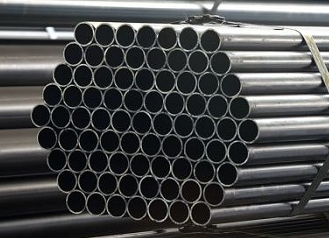
#> input picture input/1.png, 329 x 238 px, found by its file name
$ python generate_dataset.py
#> lines starting #> are read from the running program, lines starting #| are printed output that depends on the picture; after the words box and inside, x2 and y2 are one past the last pixel; in counts of white or black regions, pixels touching at a corner belong together
#> pass 2 of the loop in main, `for d in ["dataset/images/train", "dataset/images/val", "dataset/label..`:
"""
Generate dataset: auto-label all images with CV pipeline and split train/val.
"""

import cv2
import numpy as np
from pathlib import Path
import shutil


def generate_labels(img_path, erosion_iters=3, min_area=30, max_area=5000):
#> called with erosion_iters = 3, min_area = 30, max_area = 5000
    img = cv2.imread(str(img_path))
#> img is the input picture: shape (238, 329, 3); mean B, G, R 74.2, 73.9, 72.8
    gray = cv2.cvtColor(img, cv2.COLOR_BGR2GRAY)
    h, w = gray.shape
#> h = 238; w = 329

    _, binary = cv2.threshold(gray, 0, 255, cv2.THRESH_BINARY_INV + cv2.THRESH_OTSU)
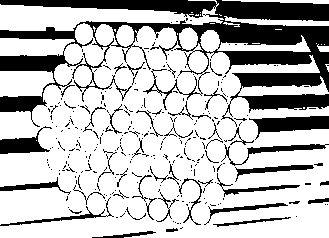
#> binary: shape (238, 329); 73.5% white; 285 black regions (240 under 20 px), largest, box (x1, y1, x2, y2) and area: (0, 0, 329, 127) 14224, (249, 116, 329, 140) 989, (0, 126, 52, 154) 632
    kernel = np.ones((3, 3), np.uint8)
    eroded = cv2.erode(binary, kernel, iterations=erosion_iters)
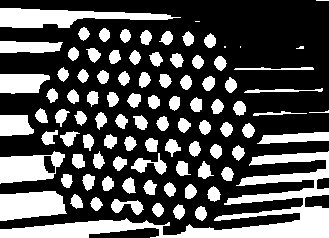
#> eroded: shape (238, 329); 32.3% white; 93 white regions (5 under 20 px), largest, box (x1, y1, x2, y2) and area: (0, 151, 329, 238) 6851, (0, 8, 181, 28) 1972, (0, 191, 67, 221) 1581

    num_labels, labels, stats, centroids = cv2.connectedComponentsWithStats(eroded, connectivity=8)
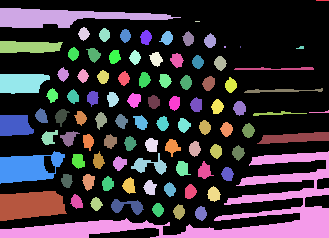
#> labels: shape (238, 329) int32; 94 distinct labels, from 0 to 93; one colour per label, 0 black
#> num_labels = 94; stats = 94 rows, first 6: [0, 0, 329, 238, 52978], [316, 0, 13, 1, 13], [0, 8, 181, 20, 1972], [195, 21, 5, 1, 5], [78, 27, 12, 14, 108], [99, 28, 11, 14, 113]; centroids = 94 pairs, first value 14.49 to 322, second value 0 to 213

    boxes = []
    for i in range(1, num_labels):
        area = stats[i, cv2.CC_STAT_AREA]
        if area < min_area or area > max_area:
            continue
        x = stats[i, cv2.CC_STAT_LEFT]
        y = stats[i, cv2.CC_STAT_TOP]
        bw = stats[i, cv2.CC_STAT_WIDTH]
        bh = stats[i, cv2.CC_STAT_HEIGHT]

        x_center = (x + bw / 2) / w
        y_center = (y + bh / 2) / h
        nw = bw / w
        nh = bh / h
        boxes.append((x_center, y_center, nw, nh))
#> this loop made 93 passes
#> (area, x, y, bw, bh, x_center, y_center, nw) on passes 2, 4, 5, 6, 7, 8, 9, 10, 11, 12, 16, 17: (1972, 0, 8, 181, 20, 0.275, 0.0756, 0.55), (108, 78, 27, 12, 14, 0.255, 0.143, 0.0365), (113, 99, 28, 11, 14, 0.318, 0.147, 0.0334), (111, 120, 29, 11, 14, 0.381, 0.151, 0.0334), (129, 140, 30, 12, 15, 0.444, 0.158, 0.0365), (125, 159, 31, 14, 14, 0.505, 0.16, 0.0426), (120, 182, 31, 12, 15, 0.571, 0.162, 0.0365), (127, 204, 33, 12, 15, 0.638, 0.17, 0.0365), (643, 0, 41, 63, 12, 0.0957, 0.197, 0.191), (110, 68, 47, 11, 14, 0.223, 0.227, 0.0334), (134, 86, 48, 15, 15, 0.284, 0.233, 0.0456), (126, 109, 50, 12, 14, 0.35, 0.239, 0.0365)
#> area on pass 49: 25
#> after the loop, boxes = 86 items, first 6: (0.275, 0.0756, 0.55, 0.084), (0.255, 0.143, 0.0365, 0.0588), (0.318, 0.147, 0.0334, 0.0588), (0.381, 0.151, 0.0334, 0.0588), (0.444, 0.158, 0.0365, 0.063), (0.505, 0.16, 0.0426, 0.0588)

    return boxes, len(boxes)


def main():
    for d in ["dataset/images/train", "dataset/images/val", "dataset/labels/train", "dataset/labels/val"]:
        p = Path(d)
        if p.exists():
            for f in p.glob("*"):
                f.unlink()

    images = {
        "train": ["input/1.png", "input/2.png", "input/3.png"],
        "val": ["input/4.png"],
    }

    for split, img_list in images.items():
        img_dir = Path(f"dataset/images/{split}")
        lbl_dir = Path(f"dataset/labels/{split}")
        img_dir.mkdir(parents=True, exist_ok=True)
        lbl_dir.mkdir(parents=True, exist_ok=True)

        for src_path in img_list:
            src = Path(src_path)
            name = src.stem

            shutil.copy(str(src), str(img_dir / src.name))
            boxes, count = generate_labels(src, erosion_iters=3, min_area=30, max_area=5000)
#> count = 86
            print(f"{src.name}: {count} pipes")
#| 1.png: 86 pipes

            lbl_path = lbl_dir / f"{name}.txt"
            with open(lbl_path, "w") as f:
                for xc, yc, nw, nh in boxes:
                    f.write(f"0 {xc:.6f} {yc:.6f} {nw:.6f} {nh:.6f}\n")
#> this loop made 86 passes
#> (xc, yc, nw, nh) on passes 1 to 12: (0.275, 0.0756, 0.55, 0.084), (0.255, 0.143, 0.0365, 0.0588), (0.318, 0.147, 0.0334, 0.0588), (0.381, 0.151, 0.0334, 0.0588), (0.444, 0.158, 0.0365, 0.063), (0.505, 0.16, 0.0426, 0.0588), (0.571, 0.162, 0.0365, 0.063), (0.638, 0.17, 0.0365, 0.063), (0.0957, 0.197, 0.191, 0.0504), (0.223, 0.227, 0.0334, 0.0588), (0.284, 0.233, 0.0456, 0.063), (0.35, 0.239, 0.0365, 0.0588)
#> pass 2 of the loop in main, `for split, img_list in images.items():`:
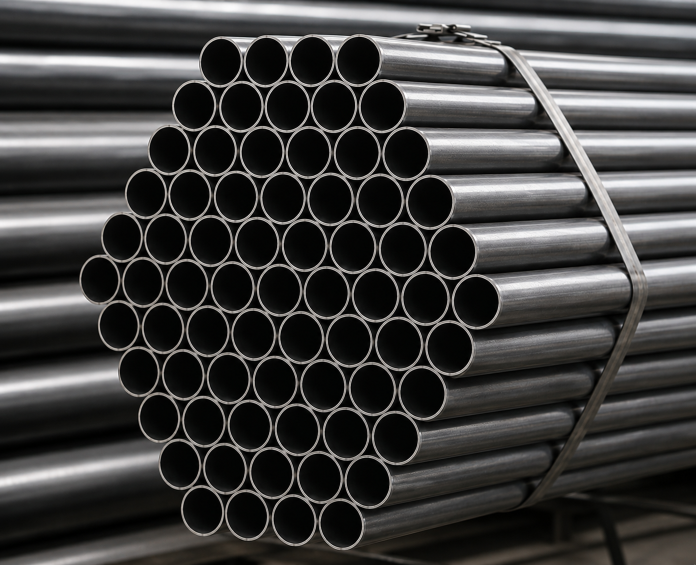
#> input picture input/4.png, 1392 x 1130 px, found by its file name (shown at 1/2 size)
#> in generate_labels, img is the input picture: shape (1130, 1392, 3); mean B, G, R 62, 62.7, 63.4
#> gray: shape (1130, 1392)
#> in generate_labels (call 4), `_, binary = cv2.threshold(gray, 0, 255, cv2.THRESH_BINARY_INV + cv2.TH..`:
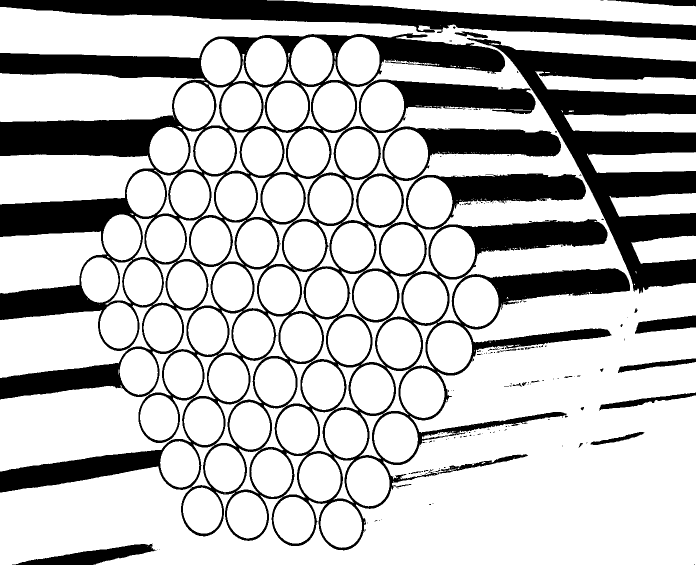
#> binary: shape (1130, 1392) (shown at 1/2 size); 74.5% white; 162 black regions (136 under 20 px), largest, box (x1, y1, x2, y2) and area: (0, 66, 1260, 1101) 267683, (934, 76, 1392, 588) 73125, (0, 0, 1392, 80) 44026
#> eroded: shape (1130, 1392); 62.3% white; 23 black regions, largest, box (x1, y1, x2, y2) and area: (0, 0, 1392, 1104) 571126, (21, 1084, 322, 1130) 6745, (1267, 628, 1392, 671) 3613
#> in generate_labels (call 4), `num_labels, labels, stats, centroids = cv2.connectedComponentsWithStat..`:
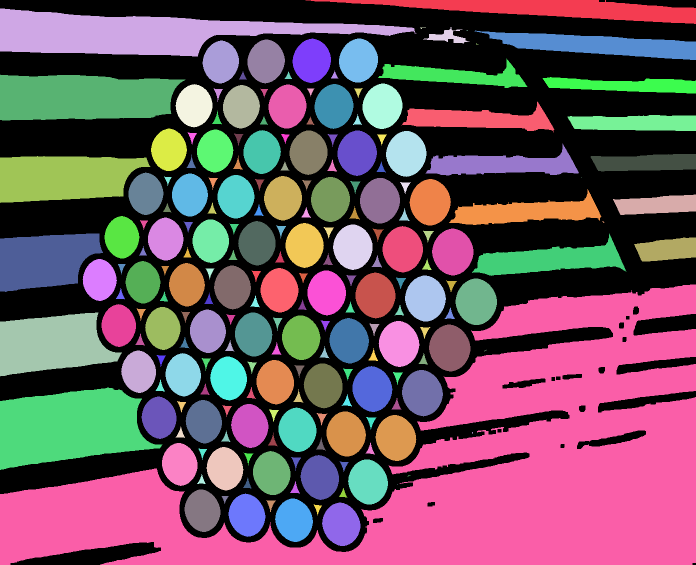
#> labels: shape (1130, 1392) int32 (shown at 1/2 size); 209 distinct labels, from 0 to 208; one colour per label, 0 black
#> num_labels = 209; stats = 209 rows, first 6: [0, 0, 1392, 1130, 593534], [611, 0, 781, 48, 17926], [0, 17, 833, 96, 40780], [841, 54, 11, 4, 17], [846, 54, 93, 33, 1121], [933, 60, 3, 1, 3]; centroids = 209 pairs, first value 88.42 to 1334.3, second value 17.14 to 1048.3
#> the loop in generate_labels (call 4), `for i in range(1, num_labels):` made 208 passes
#> (area, x, y, bw, bh, x_center, y_center, nw) on passes 4, 9, 10: (1121, 846, 54, 93, 33, 0.641, 0.0624, 0.0668), (4973, 495, 79, 75, 88, 0.383, 0.109, 0.0539), (4716, 405, 81, 73, 86, 0.317, 0.11, 0.0524)
#| 4.png: 143 pipes
#> the loop in main, `for xc, yc, nw, nh in boxes:` made 143 passes
#> (xc, yc, nw, nh) on passes 1 to 8: (0.641, 0.0624, 0.0668, 0.0292), (0.383, 0.109, 0.0539, 0.0779), (0.317, 0.11, 0.0524, 0.0761), (0.481, 0.132, 0.0108, 0.0142), (0.349, 0.134, 0.0115, 0.0142), (0.414, 0.133, 0.0108, 0.0133), (0.279, 0.187, 0.0532, 0.077), (0.347, 0.189, 0.0532, 0.077)

    train_count = len(list(Path("dataset/images/train").glob("*")))
    val_count = len(list(Path("dataset/images/val").glob("*")))
    print(f"\nDataset: {train_count} train, {val_count} val")


if __name__ == "__main__":
    main()
